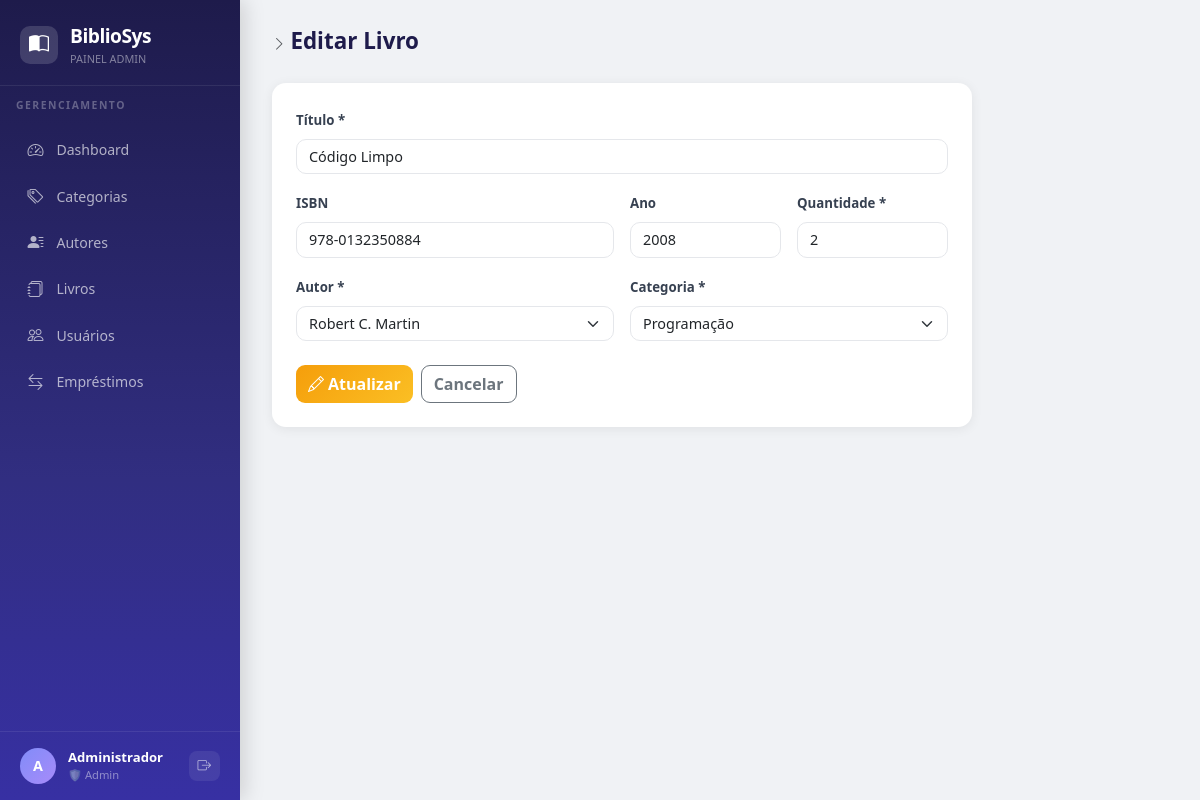
The app's page /pages/livros/edit.php?id=3 (signed in) with its own data.
### tables this page shows
CREATE TABLE livros (
    id             INT UNSIGNED AUTO_INCREMENT PRIMARY KEY,
    titulo         VARCHAR(200) NOT NULL,
    isbn           VARCHAR(20)  UNIQUE,
    ano_publicacao YEAR,
    quantidade     INT UNSIGNED DEFAULT 1,
    categoria_id   INT UNSIGNED NOT NULL,
    autor_id       INT UNSIGNED NOT NULL,
    criado_em      DATETIME DEFAULT CURRENT_TIMESTAMP,
    atualizado_em  DATETIME DEFAULT CURRENT_TIMESTAMP ON UPDATE CURRENT_TIMESTAMP,
    CONSTRAINT fk_livro_categoria FOREIGN KEY (categoria_id)
        REFERENCES categorias(id) ON DELETE RESTRICT ON UPDATE CASCADE,
    CONSTRAINT fk_livro_autor FOREIGN KEY (autor_id)
        REFERENCES autores(id)    ON DELETE RESTRICT ON UPDATE CASCADE
);

CREATE TABLE autores (
    id            INT UNSIGNED AUTO_INCREMENT PRIMARY KEY,
    nome          VARCHAR(150) NOT NULL,
    email         VARCHAR(150),
    nacionalidade VARCHAR(100),
    criado_em     DATETIME DEFAULT CURRENT_TIMESTAMP,
    atualizado_em DATETIME DEFAULT CURRENT_TIMESTAMP ON UPDATE CURRENT_TIMESTAMP
);

CREATE TABLE categorias (
    id            INT UNSIGNED AUTO_INCREMENT PRIMARY KEY,
    nome          VARCHAR(100)  NOT NULL,
    descricao     TEXT,
    criado_em     DATETIME DEFAULT CURRENT_TIMESTAMP,
    atualizado_em DATETIME DEFAULT CURRENT_TIMESTAMP ON UPDATE CURRENT_TIMESTAMP
);

### config/auth.php (called while the page is built, shortened)
<?php
function usuarioLogadoRole(): string {
    return $_SESSION['usuario_role'] ?? 'usuario';
}

### classes/Livro.php (called while the page is built, shortened)
<?php
require_once __DIR__ . '/../config/database.php';
class Livro {
    private PDO $db;
    public function __construct() {
        $this->db = getConexao();
    }
    public function buscarPorId(int $id): array|false {
        $sql = "SELECT l.*, a.nome AS autor_nome, c.nome AS categoria_nome
                FROM livros l
                INNER JOIN autores    a ON a.id = l.autor_id
                INNER JOIN categorias c ON c.id = l.categoria_id
                WHERE l.id = :id";
        $stmt = $this->db->prepare($sql);
        $stmt->execute([':id' => $id]);
        return $stmt->fetch();
    }
}

### config/database.php (called while the page is built, shortened)
<?php
function getConexao(): PDO {
    static $pdo = null;
    if ($pdo === null) {
        $dsn = "mysql:host=" . DB_HOST . ";dbname=" . DB_NAME . ";charset=" . DB_CHARSET;
        $opcoes = [
            PDO::ATTR_ERRMODE            => PDO::ERRMODE_EXCEPTION,
            PDO::ATTR_DEFAULT_FETCH_MODE => PDO::FETCH_ASSOC,
            PDO::ATTR_EMULATE_PREPARES   => false,
        ];
        try {
            $pdo = new PDO($dsn, DB_USER, DB_PASS, $opcoes);
        } catch (PDOException $e) {
            die('<div style="color:red;font-family:sans-serif;padding:20px;">
                <h2>Erro de Conexão com o Banco de Dados</h2>
                <p>' . htmlspecialchars($e->getMessage()) . '</p>
                <p>Verifique as configurações em <code>config/database.php</code></p>
            </div>');
        }
    }
    return $pdo;
}

### classes/Autor.php (called while the page is built, shortened)
<?php
require_once __DIR__ . '/../config/database.php';
class Autor {
    private PDO $db;
    public function __construct() {
        $this->db = getConexao();
    }
    public function listarTodos(): array {
        $stmt = $this->db->query("SELECT * FROM autores ORDER BY nome");
        return $stmt->fetchAll();
    }
}

### classes/Categoria.php (called while the page is built, shortened)
<?php
require_once __DIR__ . '/../config/database.php';
class Categoria {
    private PDO $db;
    public function __construct() {
        $this->db = getConexao();
    }
    public function listarTodas(): array {
        $stmt = $this->db->query("SELECT * FROM categorias ORDER BY nome");
        return $stmt->fetchAll();
    }
}

### pages/livros/edit.php (the view, shortened to what this page needs)
<?php
require_once __DIR__ . '/../../config/auth.php';
require_once __DIR__ . '/../../config/layout.php';
require_once __DIR__ . '/../../classes/Livro.php';
require_once __DIR__ . '/../../classes/Categoria.php';
require_once __DIR__ . '/../../classes/Autor.php';
$liv        = new Livro();
$id         = (int)($_GET['id'] ?? 0);
$item       = $liv->buscarPorId($id);
$categorias = (new Categoria())->listarTodas();
$autores    = (new Autor())->listarTodos();
?>
<div class="card p-4" style="max-width:700px;">
  <form method="post">
    <div class="row g-3">
      <div class="col-12">
        <label class="form-label">Título *</label>
        <input type="text" name="titulo" class="form-control" required maxlength="200"
               value="<?= htmlspecialchars($_POST['titulo'] ?? $item['titulo']) ?>">
      </div>
      <div class="col-md-6">
        <label class="form-label">ISBN</label>
        <input type="text" name="isbn" class="form-control" maxlength="20"
               value="<?= htmlspecialchars($_POST['isbn'] ?? $item['isbn']) ?>">
      </div>
      <div class="col-md-3">
        <label class="form-label">Ano</label>
        <input type="number" name="ano" class="form-control" min="1000" max="<?= date('Y') ?>"
               value="<?= $_POST['ano'] ?? $item['ano_publicacao'] ?>">
      </div>
      <div class="col-md-3">
        <label class="form-label">Quantidade *</label>
        <input type="number" name="qtd" class="form-control" min="1" required
               value="<?= $_POST['qtd'] ?? $item['quantidade'] ?>">
      </div>
      <div class="col-md-6">
        <label class="form-label">Autor *</label>
        <select name="autor_id" class="form-select" required>
          <?php foreach ($autores as $a): ?>
            <option value="<?= $a['id'] ?>"
              <?= (($_POST['autor_id'] ?? $item['autor_id']) == $a['id']) ? 'selected' : '' ?>>
              <?= htmlspecialchars($a['nome']) ?>
            </option>
          <?php endforeach; ?>
        </select>
      </div>
      <div class="col-md-6">
        <label class="form-label">Categoria *</label>
        <select name="categoria_id" class="form-select" required>
          <?php foreach ($categorias as $c): ?>
            <option value="<?= $c['id'] ?>"
              <?= (($_POST['categoria_id'] ?? $item['categoria_id']) == $c['id']) ? 'selected' : '' ?>>
              <?= htmlspecialchars($c['nome']) ?>
            </option>
          <?php endforeach; ?>
        </select>
      </div>
    </div>
    <div class="d-flex gap-2 mt-4">
      <button type="submit" class="btn btn-warning"><i class="bi bi-pencil me-1"></i>Atualizar</button>
      <a href="index.php" class="btn btn-outline-secondary">Cancelar</a>
    </div>
  </form>
</div>

### config/layout.php (style rules this page uses)
:root { --sidebar-bg: linear-gradient(180deg,#1e1b4b 0%,#312e81 60%,#3730a3 100%); --sidebar-w: 240px; --accent: #6366f1; --accent-light: #e0e7ff; }
body { background:#f0f2f5; font-family:"Segoe UI",sans-serif; margin:0; }
.card { border:none !important; border-radius:14px !important; box-shadow:0 2px 12px rgba(0,0,0,.07) !important; }
.btn { border-radius:9px; font-weight:600; }
.btn-warning { background:linear-gradient(135deg,#f59e0b,#fbbf24); border:none; color:#fff; }
.form-control, .form-select { border-radius:10px !important; border:1.5px solid #e5e7eb !important; font-size:.9rem; transition:border-color .2s, box-shadow .2s; }
.form-label { font-weight:600; font-size:.83rem; color:#374151; }

### records on screen
livros: titulo "Código Limpo", isbn "978-0132350884", ano "2008", qtd "2", autor_id "Robert C. Martin", categoria_id "Programação"

### other values on screen
$item['label'] "Dashboard"
$item['label'] "Categorias"
$item['label'] "Autores"
$item['label'] "Livros"
$item['label'] "Usuários"
$item['label'] "Empréstimos"
$inicial "A"
$nome "Administrador"
$titulo "Editar Livro"
